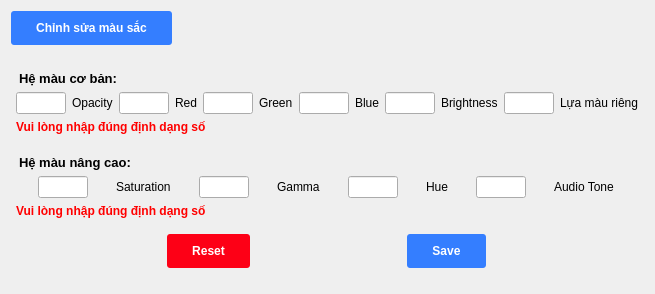
              <widget class="QFrame" name="editColorLayout">
               <property name="styleSheet">
                <string notr="true">#editColorLayout {
background-color: white;      /* Màu nền */
    border-radius: 10px;          /* Bo viền 10px */
    border: 2px solid #cccccc;    /* Viền màu xám nhạt */
padding: 20px;
margin: 15px
}</string>
               </property>
               <layout class="QVBoxLayout" name="verticalLayout_49">
                <item>
                 <widget class="QPushButton" name="btnEditColor">
                  <property name="sizePolicy">
                   <sizepolicy hsizetype="Fixed" vsizetype="Fixed">
                    <horstretch>0</horstretch>
                    <verstretch>0</verstretch>
                   </sizepolicy>
                  </property>
                  <property name="styleSheet">
                   <string notr="true">QPushButton {
    background-color: #347EFF; /* Màu xanh */
    color: white;              /* Chữ màu trắng */      
    font-weight: bold;         /* In đậm */
    border-radius: 3px;        /* Bo góc */
    padding: 6px 12px;         /* Khoảng cách lề */
    border: none;              /* Không viền */
 padding: 10px 25px 10px 25px; 
}

/* Khi hover */
QPushButton:hover {
    background-color: #286BE6; /* Màu xanh đậm hơn */
}

/* Khi nhấn */
QPushButton:pressed {
    background-color: #1F58C2; /* Màu xanh tối hơn khi nhấn */
}</string>
                  </property>
                  <property name="text">
                   <string>Chỉnh sửa màu sắc</string>
                  </property>
                 </widget>
                </item>
                <item>
                 <widget class="QWidget" name="editColorMainLayout" native="true">
                  <layout class="QVBoxLayout" name="_5">
                   <property name="leftMargin">
                    <number>5</number>
                   </property>
                   <property name="topMargin">
                    <number>5</number>
                   </property>
                   <property name="rightMargin">
                    <number>5</number>
                   </property>
                   <property name="bottomMargin">
                    <number>5</number>
                   </property>
                   <item>
                    <widget class="QLabel" name="label_81">
                     <property name="sizePolicy">
                      <sizepolicy hsizetype="Preferred" vsizetype="Fixed">
                       <horstretch>0</horstretch>
                       <verstretch>0</verstretch>
                      </sizepolicy>
                     </property>
                     <property name="font">
                      <font>
                       <pointsize>10</pointsize>
                       <weight>75</weight>
                       <bold>true</bold>
                      </font>
                     </property>
                     <property name="styleSheet">
                      <string notr="true">margin: 15px 0px 0px 0px</string>
                     </property>
                     <property name="text">
                      <string>Hệ màu cơ bản:</string>
                     </property>
                     <property name="scaledContents">
                      <bool>true</bool>
                     </property>
                    </widget>
                   </item>
                   <item>
                    <layout class="QHBoxLayout" name="editColorBasicLayout">
                     <item>
                      <widget class="QLineEdit" name="txtOpacity">
                       <property name="sizePolicy">
                        <sizepolicy hsizetype="Fixed" vsizetype="Fixed">
                         <horstretch>0</horstretch>
                         <verstretch>0</verstretch>
                        </sizepolicy>
                       </property>
                       <property name="maximumSize">
                        <size>
                         <width>50</width>
                         <height>16777215</height>
                        </size>
                       </property>
                      </widget>
                     </item>
                     <item>
                      <widget class="QLabel" name="label_82">
                       <property name="sizePolicy">
                        <sizepolicy hsizetype="Fixed" vsizetype="Fixed">
                         <horstretch>0</horstretch>
                         <verstretch>0</verstretch>
                        </sizepolicy>
                       </property>
                       <property name="text">
                        <string>Opacity</string>
                       </property>
                      </widget>
                     </item>
                     <item>
                      <widget class="QLineEdit" name="txtRed">
                       <property name="sizePolicy">
                        <sizepolicy hsizetype="Fixed" vsizetype="Fixed">
                         <horstretch>0</horstretch>
                         <verstretch>0</verstretch>
                        </sizepolicy>
                       </property>
                       <property name="maximumSize">
                        <size>
                         <width>50</width>
                         <height>16777215</height>
                        </size>
                       </property>
                       <property name="styleSheet">
                        <string notr="true"/>
                       </property>
                      </widget>
                     </item>
                     <item>
                      <widget class="QLabel" name="label_83">
                       <property name="sizePolicy">
                        <sizepolicy hsizetype="Fixed" vsizetype="Fixed">
                         <horstretch>0</horstretch>
                         <verstretch>0</verstretch>
                        </sizepolicy>
                       </property>
                       <property name="text">
                        <string>Red</string>
                       </property>
                      </widget>
                     </item>
                     <item>
                      <widget class="QLineEdit" name="txtGreen">
                       <property name="sizePolicy">
                        <sizepolicy hsizetype="Fixed" vsizetype="Fixed">
                         <horstretch>0</horstretch>
                         <verstretch>0</verstretch>
                        </sizepolicy>
                       </property>
                       <property name="maximumSize">
                        <size>
                         <width>50</width>
                         <height>16777215</height>
                        </size>
                       </property>
                      </widget>
                     </item>
                     <item>
                      <widget class="QLabel" name="label_84">
                       <property name="sizePolicy">
                        <sizepolicy hsizetype="Fixed" vsizetype="Fixed">
                         <horstretch>0</horstretch>
                         <verstretch>0</verstretch>
                        </sizepolicy>
                       </property>
                       <property name="text">
                        <string>Green</string>
                       </property>
                      </widget>
                     </item>
                     <item>
                      <widget class="QLineEdit" name="txtBlue">
                       <property name="sizePolicy">
                        <sizepolicy hsizetype="Fixed" vsizetype="Fixed">
                         <horstretch>0</horstretch>
                         <verstretch>0</verstretch>
                        </sizepolicy>
                       </property>
                       <property name="maximumSize">
                        <size>
                         <width>50</width>
                         <height>16777215</height>
                        </size>
                       </property>
                      </widget>
                     </item>
                     <item>
                      <widget class="QLabel" name="label_85">
                       <property name="sizePolicy">
                        <sizepolicy hsizetype="Fixed" vsizetype="Fixed">
                         <horstretch>0</horstretch>
                         <verstretch>0</verstretch>
                        </sizepolicy>
                       </property>
                       <property name="text">
                        <string>Blue</string>
                       </property>
                      </widget>
                     </item>
                     <item>
                      <widget class="QLineEdit" name="txtBrightness">
                       <property name="sizePolicy">
                        <sizepolicy hsizetype="Fixed" vsizetype="Fixed">
                         <horstretch>0</horstretch>
                         <verstretch>0</verstretch>
                        </sizepolicy>
                       </property>
                       <property name="maximumSize">
                        <size>
                         <width>50</width>
                         <height>16777215</height>
                        </size>
                       </property>
                      </widget>
                     </item>
                     <item>
                      <widget class="QLabel" name="label_86">
                       <property name="sizePolicy">
                        <sizepolicy hsizetype="Fixed" vsizetype="Fixed">
                         <horstretch>0</horstretch>
                         <verstretch>0</verstretch>
                        </sizepolicy>
                       </property>
                       <property name="text">
                        <string>Brightness</string>
                       </property>
                      </widget>
                     </item>
                     <item>
                      <widget class="QLineEdit" name="txtColorCustom">
                       <property name="sizePolicy">
                        <sizepolicy hsizetype="Fixed" vsizetype="Fixed">
                         <horstretch>0</horstretch>
                         <verstretch>0</verstretch>
                        </sizepolicy>
                       </property>
                       <property name="maximumSize">
                        <size>
                         <width>50</width>
                         <height>16777215</height>
                        </size>
                       </property>
                      </widget>
                     </item>
                     <item>
                      <widget class="QLabel" name="label_87">
                       <property name="sizePolicy">
                        <sizepolicy hsizetype="Fixed" vsizetype="Fixed">
                         <horstretch>0</horstretch>
                         <verstretch>0</verstretch>
                        </sizepolicy>
                       </property>
                       <property name="text">
                        <string>Lựa màu riêng</string>
                       </property>
                      </widget>
                     </item>
                    </layout>
                   </item>
                   <item>
                    <widget class="QLabel" name="lbErrorBaseColor">
                     <property name="font">
                      <font>
                       <pointsize>9</pointsize>
                       <weight>75</weight>
                       <bold>true</bold>
                      </font>
                     </property>
                     <property name="styleSheet">
                      <string notr="true">color: rgb(255, 0, 0);</string>
                     </property>
                     <property name="text">
                      <string>Vui lòng nhập đúng định dạng số</string>
                     </property>
                    </widget>
                   </item>
                   <item>
                    <widget class="QLabel" name="label_88">
                     <property name="sizePolicy">
                      <sizepolicy hsizetype="Preferred" vsizetype="Fixed">
                       <horstretch>0</horstretch>
                       <verstretch>0</verstretch>
                      </sizepolicy>
                     </property>
                     <property name="font">
                      <font>
                       <pointsize>10</pointsize>
                       <weight>75</weight>
                       <bold>true</bold>
                      </font>
                     </property>
                     <property name="styleSheet">
                      <string notr="true">margin: 15px 0px 0px 0px</string>
                     </property>
                     <property name="text">
                      <string>Hệ màu nâng cao:</string>
                     </property>
                     <property name="scaledContents">
                      <bool>true</bool>
                     </property>
                    </widget>
                   </item>
                   <item>
                    <layout class="QHBoxLayout" name="editColorAdvancedLayout">
                     <item>
                      <widget class="QLineEdit" name="txtSatuation">
                       <property name="sizePolicy">
                        <sizepolicy hsizetype="Fixed" vsizetype="Fixed">
                         <horstretch>0</horstretch>
                         <verstretch>0</verstretch>
                        </sizepolicy>
                       </property>
                       <property name="maximumSize">
                        <size>
                         <width>50</width>
                         <height>16777215</height>
                        </size>
                       </property>
                      </widget>
                     </item>
                     <item>
                      <widget class="QLabel" name="label_89">
                       <property name="sizePolicy">
                        <sizepolicy hsizetype="Fixed" vsizetype="Fixed">
                         <horstretch>0</horstretch>
                         <verstretch>0</verstretch>
                        </sizepolicy>
                       </property>
                       <property name="text">
                        <string>Saturation</string>
                       </property>
                      </widget>
                     </item>
                     <item>
                      <widget class="QLineEdit" name="txtGamma">
                       <property name="sizePolicy">
                        <sizepolicy hsizetype="Fixed" vsizetype="Fixed">
                         <horstretch>0</horstretch>
                         <verstretch>0</verstretch>
                        </sizepolicy>
                       </property>
                       <property name="maximumSize">
                        <size>
                         <width>50</width>
                         <height>16777215</height>
                        </size>
                       </property>
                      </widget>
                     </item>
                     <item>
                      <widget class="QLabel" name="label_90">
                       <property name="sizePolicy">
                        <sizepolicy hsizetype="Fixed" vsizetype="Fixed">
                         <horstretch>0</horstretch>
                         <verstretch>0</verstretch>
                        </sizepolicy>
                       </property>
                       <property name="text">
                        <string>Gamma</string>
                       </property>
                      </widget>
                     </item>
                     <item>
                      <widget class="QLineEdit" name="txtHue">
                       <property name="sizePolicy">
                        <sizepolicy hsizetype="Fixed" vsizetype="Fixed">
                         <horstretch>0</horstretch>
                         <verstretch>0</verstretch>
                        </sizepolicy>
                       </property>
                       <property name="maximumSize">
                        <size>
                         <width>50</width>
                         <height>16777215</height>
                        </size>
                       </property>
                      </widget>
                     </item>
                     <item>
                      <widget class="QLabel" name="label_91">
                       <property name="sizePolicy">
                        <sizepolicy hsizetype="Fixed" vsizetype="Fixed">
                         <horstretch>0</horstretch>
                         <verstretch>0</verstretch>
                        </sizepolicy>
                       </property>
                       <property name="text">
                        <string>Hue</string>
                       </property>
                      </widget>
                     </item>
                     <item>
                      <widget class="QLineEdit" name="txtAudioTone_2">
                       <property name="sizePolicy">
                        <sizepolicy hsizetype="Fixed" vsizetype="Fixed">
                         <horstretch>0</horstretch>
                         <verstretch>0</verstretch>
                        </sizepolicy>
                       </property>
                       <property name="maximumSize">
                        <size>
                         <width>50</width>
                         <height>16777215</height>
                        </size>
                       </property>
                      </widget>
                     </item>
                     <item>
                      <widget class="QLabel" name="label_92">
                       <property name="sizePolicy">
                        <sizepolicy hsizetype="Fixed" vsizetype="Fixed">
                         <horstretch>0</horstretch>
                         <verstretch>0</verstretch>
                        </sizepolicy>
                       </property>
                       <property name="text">
                        <string>Audio Tone</string>
                       </property>
                      </widget>
                     </item>
                    </layout>
                   </item>
                   <item>
                    <widget class="QLabel" name="lbErrorAdvColor">
                     <property name="font">
                      <font>
                       <pointsize>9</pointsize>
                       <weight>75</weight>
                       <bold>true</bold>
                      </font>
                     </property>
                     <property name="styleSheet">
                      <string notr="true">color: rgb(255, 0, 0);</string>
                     </property>
                     <property name="text">
                      <string>Vui lòng nhập đúng định dạng số</string>
                     </property>
                    </widget>
                   </item>
                   <item>
                    <layout class="QHBoxLayout" name="editColorSaveResetLayout">
                     <property name="topMargin">
                      <number>10</number>
                     </property>
                     <property name="bottomMargin">
                      <number>10</number>
                     </property>
                     <item>
                      <widget class="QPushButton" name="btnEditColorReset">
                       <property name="sizePolicy">
                        <sizepolicy hsizetype="Fixed" vsizetype="Fixed">
                         <horstretch>0</horstretch>
                         <verstretch>0</verstretch>
                        </sizepolicy>
                       </property>
                       <property name="styleSheet">
                        <string notr="true">QPushButton {
    background-color: rgb(253, 0, 22); /* Màu xanh */
    color: white;              /* Chữ màu trắng */      
    font-weight: bold;         /* In đậm */
    border-radius: 3px;        /* Bo góc */
    padding: 6px 12px;         /* Khoảng cách lề */
    border: none;              /* Không viền */
 padding: 10px 25px 10px 25px; 
}

/* Khi hover */
QPushButton:hover {
    background-color: rgb(217, 0, 21); /* Màu xanh đậm hơn */
}

/* Khi nhấn */
QPushButton:pressed {
    background-color: rgb(124, 0, 12); /* Màu xanh tối hơn khi nhấn */
}</string>
                       </property>
                       <property name="text">
                        <string>Reset</string>
                       </property>
                      </widget>
                     </item>
                     <item>
                      <widget class="QPushButton" name="btnEditColorVideo">
                       <property name="sizePolicy">
                        <sizepolicy hsizetype="Fixed" vsizetype="Fixed">
                         <horstretch>0</horstretch>
                         <verstretch>0</verstretch>
                        </sizepolicy>
                       </property>
                       <property name="styleSheet">
                        <string notr="true">QPushButton {
    background-color: #347EFF; /* Màu xanh */
    color: white;              /* Chữ màu trắng */      
    font-weight: bold;         /* In đậm */
    border-radius: 3px;        /* Bo góc */
    padding: 6px 12px;         /* Khoảng cách lề */
    border: none;              /* Không viền */
 padding: 10px 25px 10px 25px; 
}

/* Khi hover */
QPushButton:hover {
    background-color: #286BE6; /* Màu xanh đậm hơn */
}

/* Khi nhấn */
QPushButton:pressed {
    background-color: #1F58C2; /* Màu xanh tối hơn khi nhấn */
}</string>
                       </property>
                       <property name="text">
                        <string>Save</string>
                       </property>
                      </widget>
                     </item>
                    </layout>
                   </item>
                  </layout>
                 </widget>
                </item>
               </layout>
              </widget>
